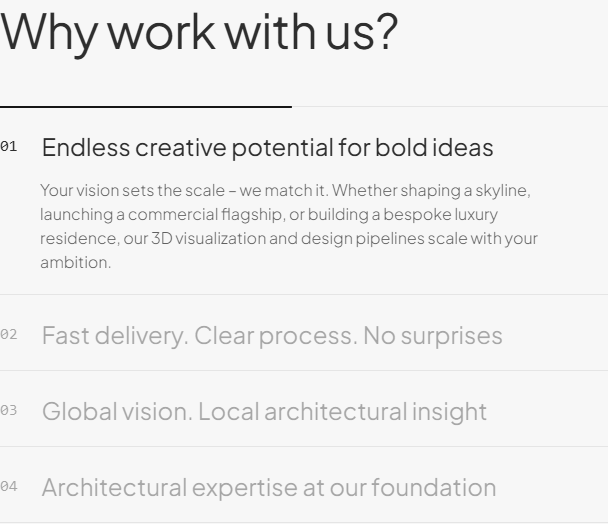
#> input picture audit/strokes/stroke_01_drawing.png, 608 x 524 px, found by its file name
$ python verify_animated_strokes.py
#> lines starting #> are read from the running program, lines starting #| are printed output that depends on the picture
#> (the call stopped at `async def verify_strokes(): os.makedirs('audit/strokes', exist_ok=True..`: playwright is not available in this run)
import asyncio
import os
from playwright.async_api import async_playwright
from PIL import Image, ImageDraw

async def verify_strokes():
    os.makedirs('audit/strokes', exist_ok=True)
    async with async_playwright() as p:
        browser = await p.chromium.launch(channel='chrome', headless=True)
        page = await browser.new_page(viewport={'width': 1440, 'height': 900})
        await page.goto("http://localhost:5173/", timeout=20000, wait_until="domcontentloaded")
        await page.wait_for_timeout(2000)

        # Find #advantages
        adv_section = await page.query_selector('#advantages')
        if not adv_section:
            print("Advantages section not found!")
            return

        box = await adv_section.bounding_box()
        # Find window scroll position to reach the section
        # Let's get section offsetTop
        section_top = await page.evaluate("() => document.querySelector('#advantages').offsetTop")
        section_height = await page.evaluate("() => document.querySelector('#advantages').offsetHeight")
        window_height = 900
        runway = section_height - window_height
        print(f"Advantages section: top={section_top}, height={section_height}, runway={runway}")

        # Capture at progress ~0.15 (Item 1 drawing)
        target_01 = section_top + runway * 0.12
        await page.evaluate(f"window.scrollTo(0, {target_01})")
        await page.wait_for_timeout(400)
        # Capture left column
        left_col = await page.query_selector('#advantages .w-full.lg\\:w-1\\/2')
        if left_col:
            await left_col.screenshot(path='audit/strokes/stroke_01_drawing.png')
            print("Captured stroke 01 drawing!")

        # Capture at progress ~0.38 (Item 2 drawing)
        target_02 = section_top + runway * 0.38
        await page.evaluate(f"window.scrollTo(0, {target_02})")
        await page.wait_for_timeout(400)
        if left_col:
            await left_col.screenshot(path='audit/strokes/stroke_02_drawing.png')
            print("Captured stroke 02 drawing!")

        # Capture at progress ~0.65 (Item 3 drawing)
        target_03 = section_top + runway * 0.65
        await page.evaluate(f"window.scrollTo(0, {target_03})")
        await page.wait_for_timeout(400)
        if left_col:
            await left_col.screenshot(path='audit/strokes/stroke_03_drawing.png')
            print("Captured stroke 03 drawing!")

        # Capture at progress ~0.90 (Item 4 drawing)
        target_04 = section_top + runway * 0.90
        await page.evaluate(f"window.scrollTo(0, {target_04})")
        await page.wait_for_timeout(400)
        if left_col:
            await left_col.screenshot(path='audit/strokes/stroke_04_drawing.png')
            print("Captured stroke 04 drawing!")

        # Also capture full viewport at stroke 02
        await page.evaluate(f"window.scrollTo(0, {target_02})")
        await page.wait_for_timeout(400)
        await page.screenshot(path='audit/strokes/full_viewport_stroke.png')

        await browser.close()

def build_collage():
    images = [
        ('1. Scroll Progress: Item 01 Stroke Drawing', 'audit/strokes/stroke_01_drawing.png'),
        ('2. Scroll Progress: Item 02 Stroke Drawing (01 Completed)', 'audit/strokes/stroke_02_drawing.png'),
        ('3. Scroll Progress: Item 03 Stroke Drawing (01 & 02 Completed)', 'audit/strokes/stroke_03_drawing.png'),
        ('4. Scroll Progress: Item 04 Stroke Drawing (01, 02 & 03 Completed)', 'audit/strokes/stroke_04_drawing.png'),
    ]

    tile_w = 480
    tile_h = 340
    header_h = 36
    cols = 2
    rows = 2
    total_w = cols * tile_w + 30
    total_h = rows * (tile_h + header_h) + 40

    collage = Image.new('RGB', (total_w, total_h), (20, 20, 20))
#> collage: PIL image 990x792 RGB; every value is 20
    draw = ImageDraw.Draw(collage)
    draw.text((20, 12), "ARCADE ARCHITECTS — WHY WORK WITH US ANIMATED STROKE PROGRESSION", fill=(255, 255, 255))

    coords = [
        (10, 40),
        (tile_w + 20, 40),
        (10, 40 + tile_h + header_h + 10),
        (tile_w + 20, 40 + tile_h + header_h + 10),
    ]

    for idx, (label, path) in enumerate(images):
        if not os.path.exists(path):
            continue
        im = Image.open(path).convert('RGB')
#> im is the input picture: PIL image 608x524 RGB; min 22, max 247, mean 239.8
        im = im.resize((tile_w, tile_h), Image.Resampling.LANCZOS)
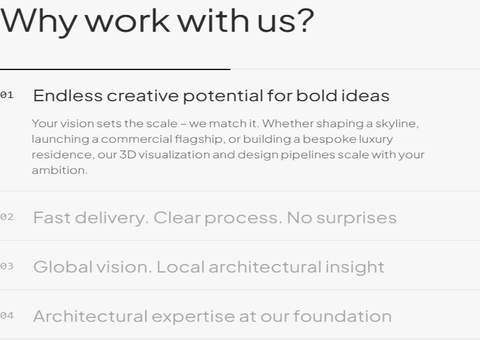
#> im: PIL image 480x340 RGB; min 0, max 255, mean 239.7
        x, y = coords[idx]
        draw.text((x + 8, y + 8), label, fill=(220, 220, 220))
        collage.paste(im, (x, y + header_h))
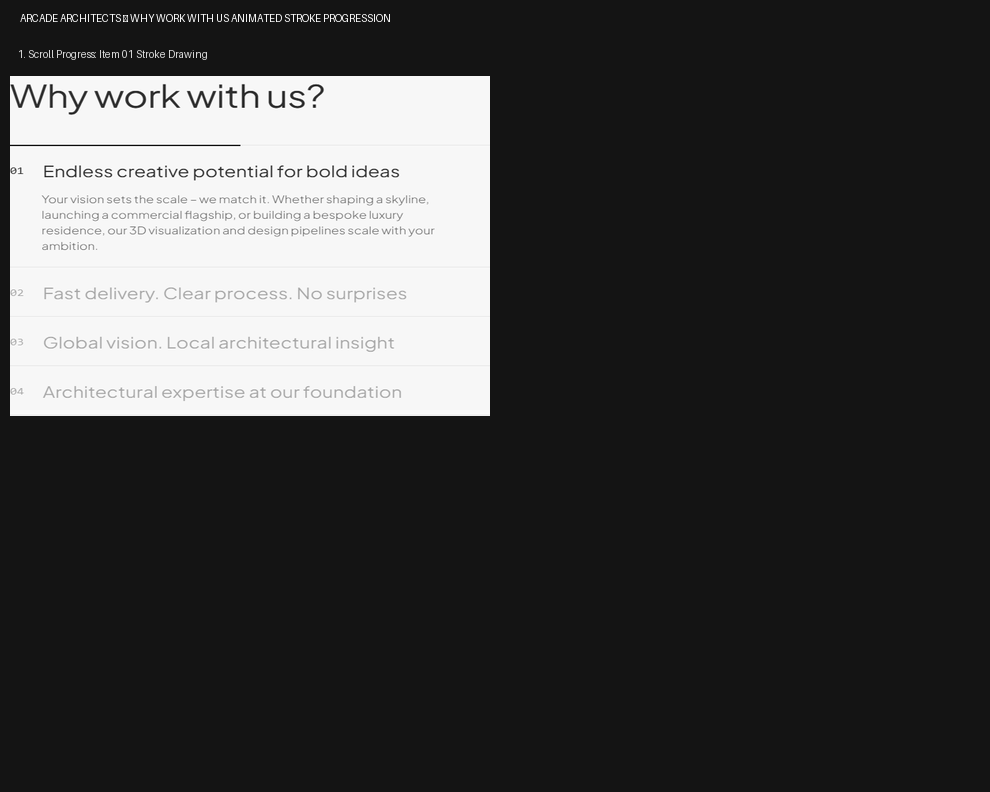
#> collage: PIL image 990x792 RGB; min 0, max 255, mean 66.1
#> pass 2 of the loop in build_collage, `for idx, (label, path) in enumerate(images):`:
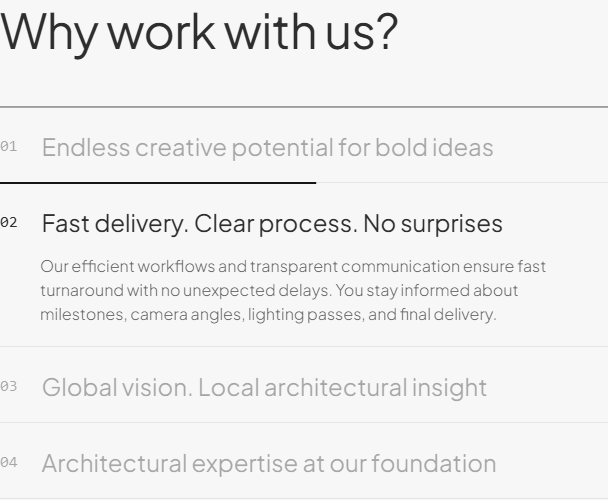
#> input picture audit/strokes/stroke_02_drawing.png, 608 x 500 px, found by its file name
#> in build_collage, im is the input picture: PIL image 608x500 RGB; min 22, max 247, mean 239.2
#> in build_collage, `im = im.resize((tile_w, tile_h), Image.Resampling.LANCZOS)`:
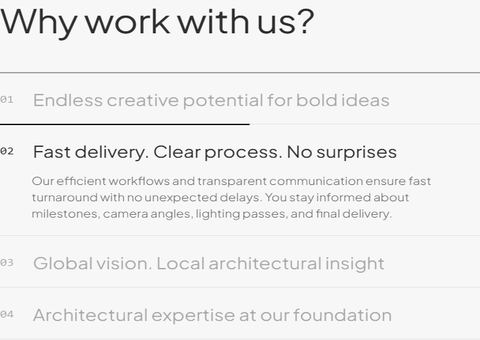
#> im: PIL image 480x340 RGB; min 0, max 255, mean 239.2
#> in build_collage, `collage.paste(im, (x, y + header_h))`:
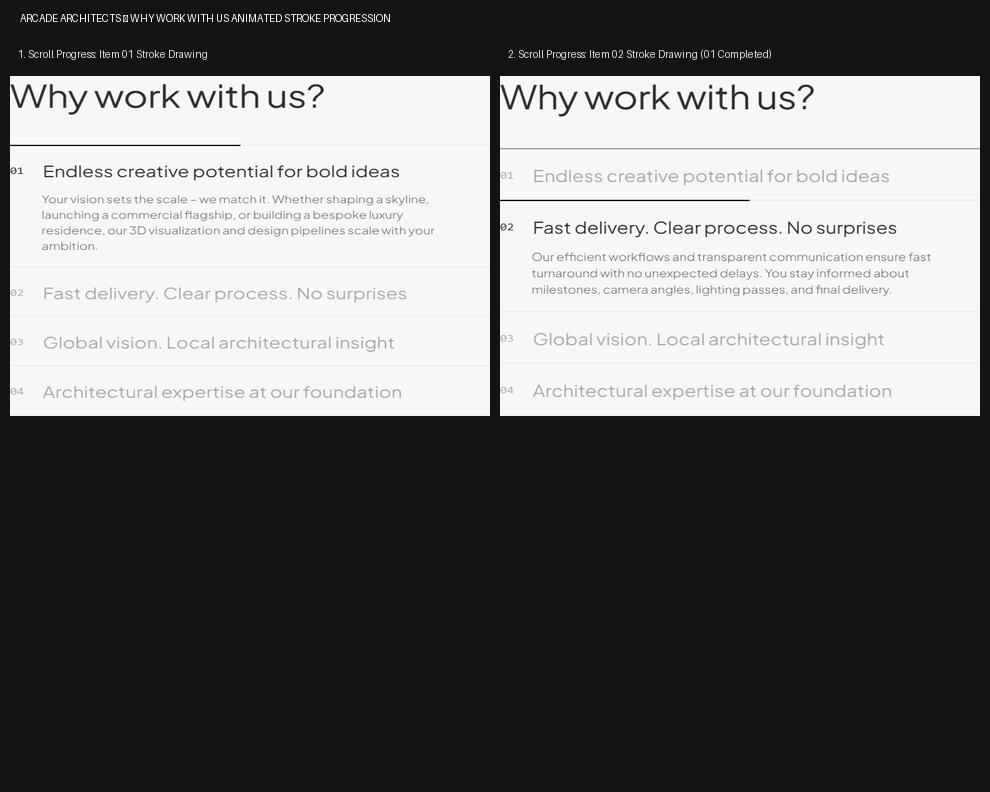
#> collage: PIL image 990x792 RGB; min 0, max 255, mean 111.9
#> pass 3 of the loop in build_collage, `for idx, (label, path) in enumerate(images):`:
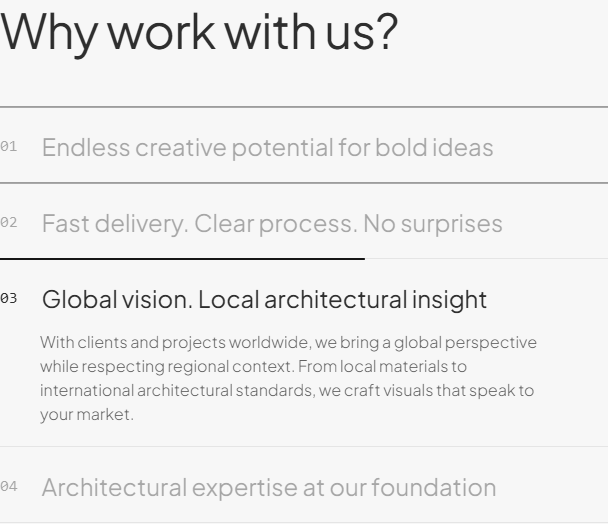
#> input picture audit/strokes/stroke_03_drawing.png, 608 x 524 px, found by its file name
#> in build_collage, im is the input picture: PIL image 608x524 RGB; min 22, max 247, mean 239.1
#> in build_collage, `im = im.resize((tile_w, tile_h), Image.Resampling.LANCZOS)`:
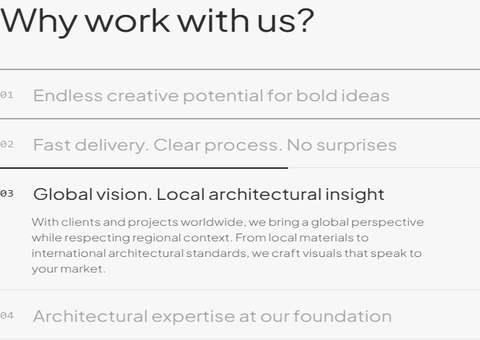
#> im: PIL image 480x340 RGB; min 17, max 255, mean 239.1
#> in build_collage, `collage.paste(im, (x, y + header_h))`:
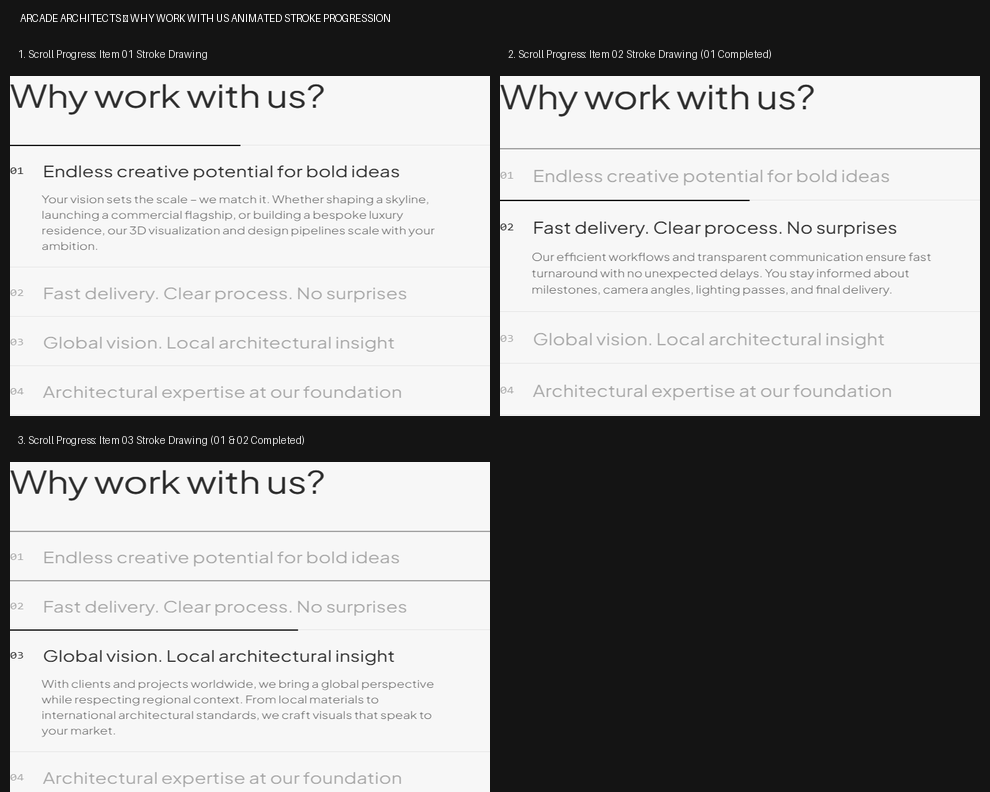
#> collage: PIL image 990x792 RGB; min 0, max 255, mean 156.3
#> the loop made 4 passes; the first 3 are shown

    artifact_path = r'C:\Users\Hasin\.gemini\antigravity\brain\4bb7da72-16c6-4b32-85de-0824002c2d7b\animated_stroke_progression.png'
    collage.save(artifact_path)
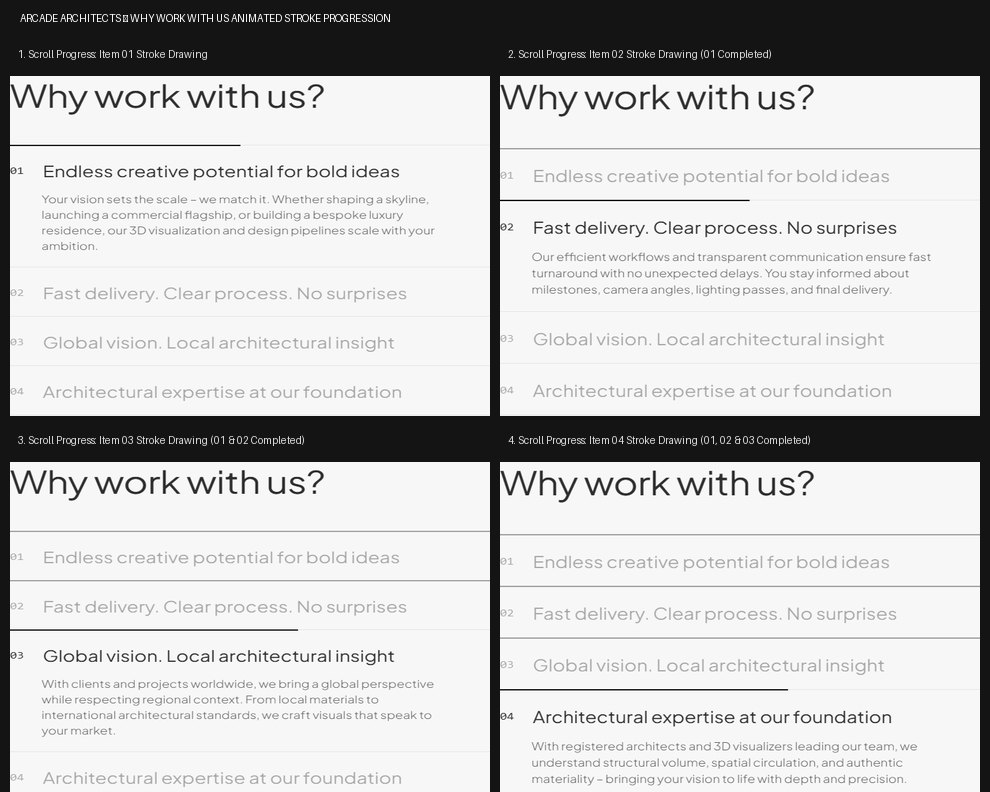
#> saved as animated_stroke_progression.png: PIL image 990x792 RGB; min 0, max 255, mean 200.5
    print(f"Saved {artifact_path}")
#| Saved C:\Users\Hasin\.gemini\antigravity\brain\4bb7da72-16c6-4b32-85de-0824002c2d7b\animated_stroke_progression.png

if __name__ == '__main__':
    asyncio.run(verify_strokes())
    build_collage()
